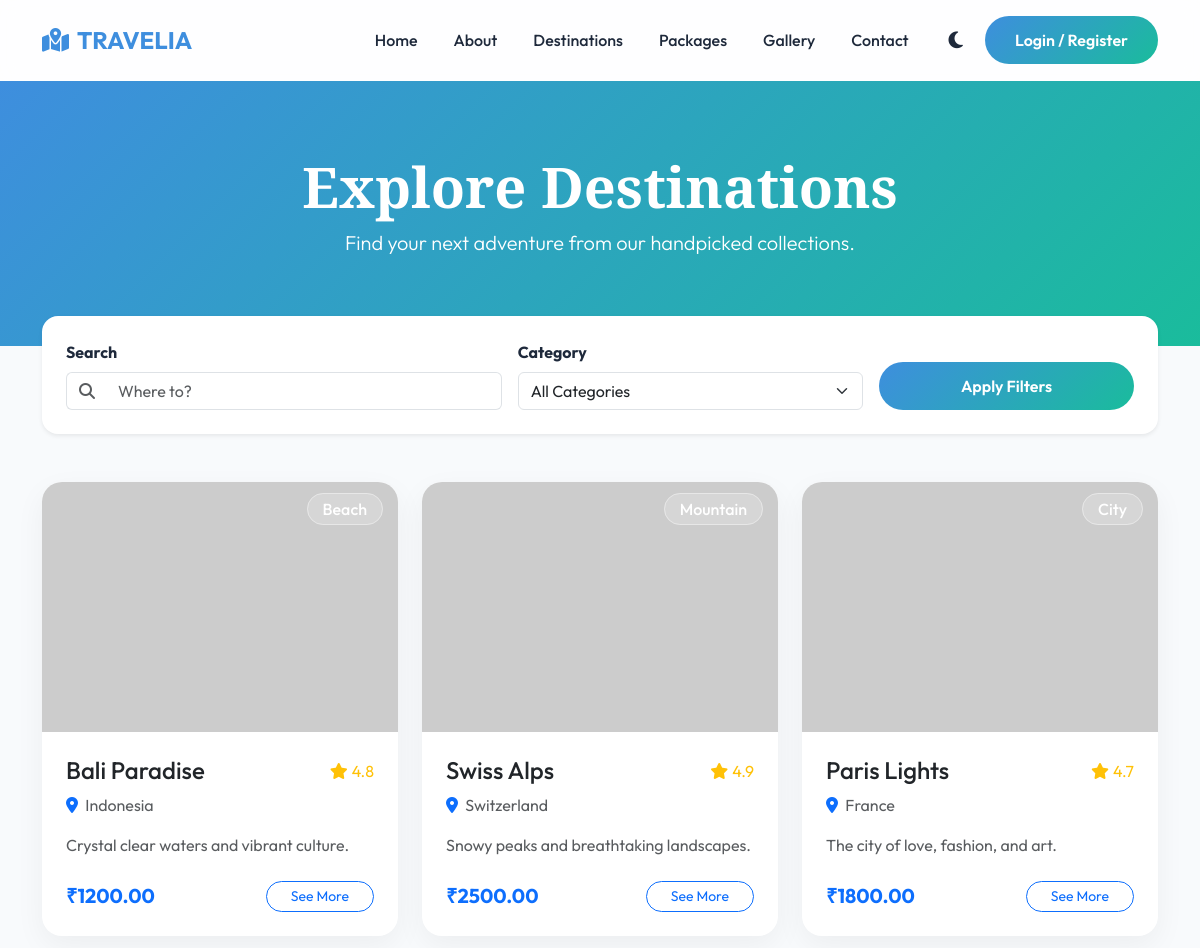
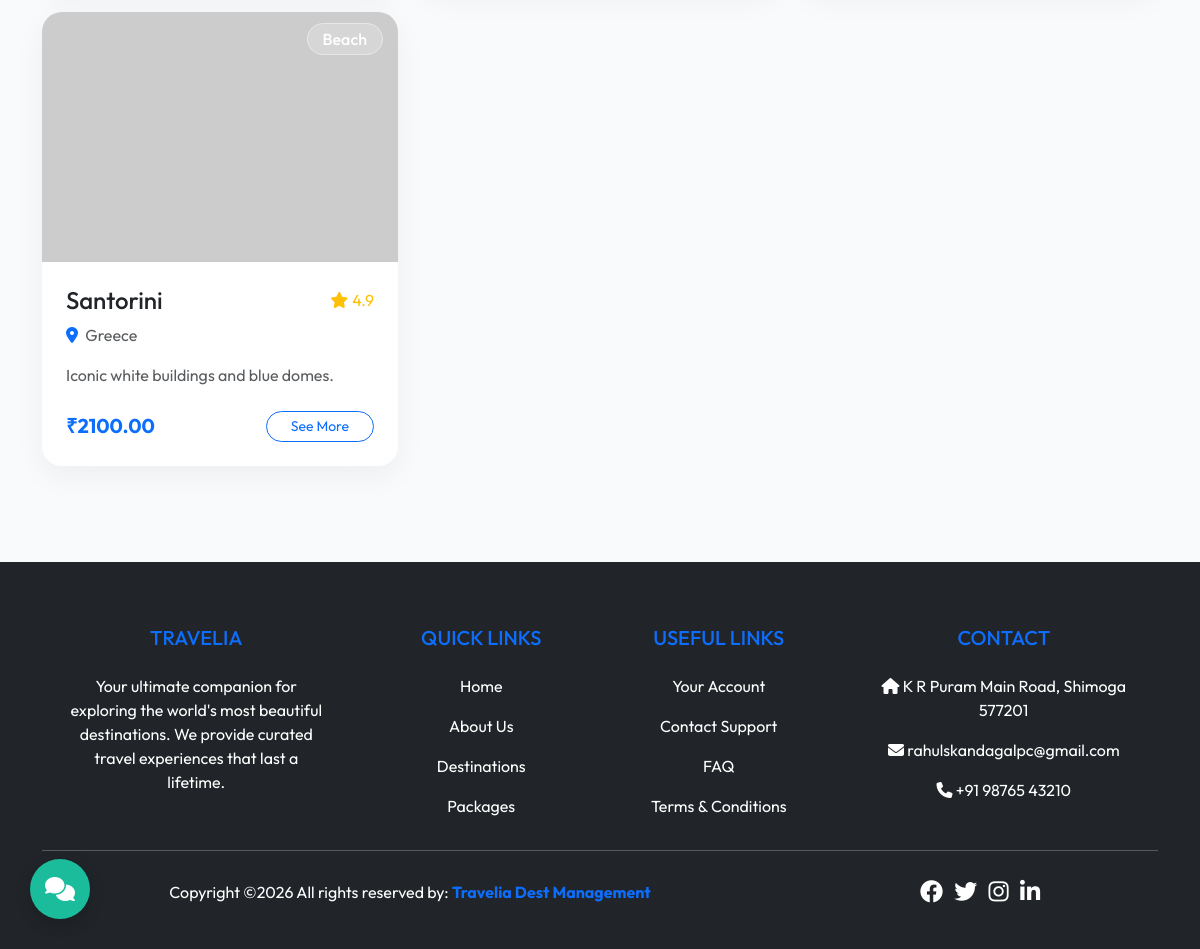
Page /destinations.php on the committed database (2 pictures, top to bottom).
### tables this page shows
CREATE TABLE `destinations` (
  `id` int(11) NOT NULL AUTO_INCREMENT,
  `title` varchar(255) NOT NULL,
  `category` varchar(100) NOT NULL,  
  `country` varchar(100) NOT NULL,
  `short_desc` text NOT NULL,
  `long_desc` longtext NOT NULL,
  `best_time` varchar(100) DEFAULT NULL,
  `travel_cost` decimal(10,2) DEFAULT NULL,
  `image_main` varchar(255) NOT NULL,
  `image_slider1` varchar(255) DEFAULT NULL,
  `image_slider2` varchar(255) DEFAULT NULL,
  `image_slider3` varchar(255) DEFAULT NULL,
  `location_map` text DEFAULT NULL,
  `attractions` text DEFAULT NULL,
  `hotels` text DEFAULT NULL,
  `is_popular` tinyint(1) DEFAULT 0,
  `rating` decimal(2,1) DEFAULT 4.5,
  `created_at` timestamp DEFAULT CURRENT_TIMESTAMP,
  PRIMARY KEY (`id`)
);

### destinations.php (the view, shortened to what this page needs)
<?php
require_once('includes/db_connect.php');
$search = isset($_GET['search']) ? clean_input($_GET['search'], $conn) : '';
$sql = "SELECT * FROM destinations WHERE 1=1";
$result = $conn->query($sql);
?>
<!DOCTYPE html>
<html lang="en">
<head>
    <link href="https://cdn.jsdelivr.net/npm/bootstrap@5.3.0/dist/css/bootstrap.min.css" rel="stylesheet">
    <link rel="stylesheet" href="https://cdnjs.cloudflare.com/ajax/libs/font-awesome/6.4.0/css/all.min.css">
    <link rel="stylesheet" href="css/style.css">
</head>
<body>
    <?php include('includes/navbar.php'); ?>
    <section class="py-5 bg-primary text-white text-center" style="background: linear-gradient(135deg, #3e8ede, #1abc9c) !important;">
        <div class="container py-4">
            <h1 class="display-4 fw-bold">Explore Destinations</h1>
            <p class="lead">Find your next adventure from our handpicked collections.</p>
        </div>
    </section>
    <div class="container mt-n5">
        <div class="bg-white rounded-4 shadow-sm p-4 reveal" style="margin-top: -30px; position: relative; z-index: 5;">
            <form action="destinations.php" method="GET" class="row g-3 align-items-end">
                <div class="col-md-5">
                    <label class="form-label fw-bold">Search</label>
                    <div class="input-group">
                        <span class="input-group-text bg-white border-end-0"><i class="fas fa-search text-muted"></i></span>
                        <input type="text" name="search" class="form-control border-start-0" placeholder="Where to?" value="<?php echo $search; ?>">
                    </div>
                </div>
                <div class="col-md-4">
                    <label class="form-label fw-bold">Category</label>
                    <select name="category" class="form-select">
                        <option value="All">All Categories</option>
                    </select>
                </div>
                <div class="col-md-3">
                    <button type="submit" class="btn btn-primary-custom w-100">Apply Filters</button>
                </div>
            </form>
        </div>
    </div>
    <section class="py-5">
        <div class="container">
            <div class="row g-4">
                <?php if ($result->num_rows > 0): ?>
                    <?php while($row = $result->fetch_assoc()): ?>
                        <div class="col-lg-4 col-md-6 reveal">
                            <div class="card dest-card h-100">
                                <div class="dest-img-wrapper">
                                    <img src="images/<?php echo $row['image_main']; ?>" class="dest-img" alt="<?php echo $row['title']; ?>" onerror="this.src='https://loremflickr.com/600/400/travel,<?php echo strtolower($row['category']); ?>,<?php echo strtolower($row['country']); ?>?random=<?php echo $row['id']; ?>'">
                                    <div class="dest-overlay">
                                        <span class="badge-glass"><?php echo $row['category']; ?></span>
                                    </div>
                                </div>
                                <div class="card-body p-4">
                                    <div class="d-flex justify-content-between align-items-center mb-2">
                                        <h4 class="card-title mb-0"><?php echo $row['title']; ?></h4>
                                        <span class="text-warning"><i class="fas fa-star me-1"></i><?php echo $row['rating']; ?></span>
                                    </div>
                                    <p class="text-muted"><i class="fas fa-map-marker-alt text-primary me-1"></i> <?php echo $row['country']; ?></p>
                                    <p class="card-text text-muted"><?php echo $row['short_desc']; ?></p>
                                    <div class="d-flex justify-content-between align-items-center mt-4">
                                        <h5 class="mb-0 text-primary fw-bold">₹<?php echo $row['travel_cost']; ?></h5>
                                        <a href="destination-details.php?id=<?php echo $row['id']; ?>" class="btn btn-outline-primary btn-sm rounded-pill px-4">See More</a>
                                    </div>
                                </div>
                            </div>
                        </div>
                    <?php endwhile; ?>
                <?php endif; ?>
            </div>
        </div>
    </section>
    <?php include('includes/footer.php'); ?>
</body>
</html>

### includes/navbar.php (shortened to what this page needs)
<nav class="navbar navbar-expand-lg navbar-light sticky-top">
    <div class="container">
        <a class="navbar-brand d-flex align-items-center" href="index.php">
            <i class="fas fa-map-marked-alt me-2"></i>
            <span>TRAVELIA</span>
        </a>
        <div class="collapse navbar-collapse" id="navbarNav">
            <ul class="navbar-nav ms-auto align-items-center">
                <li class="nav-item"><a class="nav-link" href="index.php">Home</a></li>
                <li class="nav-item"><a class="nav-link" href="about.php">About</a></li>
                <li class="nav-item"><a class="nav-link" href="destinations.php">Destinations</a></li>
                <li class="nav-item"><a class="nav-link" href="packages.php">Packages</a></li>
                <li class="nav-item"><a class="nav-link" href="gallery.php">Gallery</a></li>
                <li class="nav-item"><a class="nav-link" href="contact.php">Contact</a></li>
                <li class="nav-item ms-lg-3">
                    <button id="themeToggle" class="theme-toggle">
                        <i class="fas fa-moon"></i>
                    </button>
                </li>
                <?php if(isset($_SESSION['user_id'])): ?>
                    <li class="nav-item dropdown ms-lg-3">
                        <a class="nav-link dropdown-toggle btn btn-outline-primary rounded-pill px-4" href="#" id="userDropdown" role="button" data-bs-toggle="dropdown">
                            <i class="fas fa-user-circle me-1"></i> <?php echo explode(' ', $_SESSION['user_name'])[0]; ?>
                        </a>
                        <ul class="dropdown-menu dropdown-menu-end border-0 shadow">
                            <li><a class="dropdown-item" href="profile.php">My Profile</a></li>
                            <li><a class="dropdown-item" href="wishlist.php">Wishlist</a></li>
                            <li><hr class="dropdown-divider"></li>
                            <li><a class="dropdown-item text-danger" href="logout.php">Logout</a></li>
                        </ul>
                    </li>
                <?php else: ?>
                    <li class="nav-item ms-lg-3">
                        <a class="btn btn-primary-custom" href="login.php">Login / Register</a>
                    </li>
                <?php endif; ?>
            </ul>
        </div>
    </div>
</nav>

### includes/footer.php (shortened to what this page needs)
<footer class="bg-dark text-white pt-5 pb-4 mt-5">
    <div class="container text-center text-md-left">
        <div class="row text-center text-md-left">
            <div class="col-md-3 col-lg-3 col-xl-3 mx-auto mt-3">
                <h5 class="text-uppercase mb-4 font-weight-bold text-primary">Travelia</h5>
                <p>Your ultimate companion for exploring the world's most beautiful destinations. We provide curated travel experiences that last a lifetime.</p>
            </div>
            <div class="col-md-2 col-lg-2 col-xl-2 mx-auto mt-3">
                <h5 class="text-uppercase mb-4 font-weight-bold text-primary">Quick Links</h5>
                <p><a href="index.php" class="text-white text-decoration-none">Home</a></p>
                <p><a href="about.php" class="text-white text-decoration-none">About Us</a></p>
                <p><a href="destinations.php" class="text-white text-decoration-none">Destinations</a></p>
                <p><a href="packages.php" class="text-white text-decoration-none">Packages</a></p>
            </div>
            <div class="col-md-3 col-lg-2 col-xl-2 mx-auto mt-3">
                <h5 class="text-uppercase mb-4 font-weight-bold text-primary">Useful links</h5>
                <p><a href="register.php" class="text-white text-decoration-none">Your Account</a></p>
                <p><a href="contact.php" class="text-white text-decoration-none">Contact Support</a></p>
                <p><a href="faq.php" class="text-white text-decoration-none">FAQ</a></p>
                <p><a href="terms.php" class="text-white text-decoration-none">Terms & Conditions</a></p>
            </div>
            <div class="col-md-4 col-lg-3 col-xl-3 mx-auto mt-3">
                <h5 class="text-uppercase mb-4 font-weight-bold text-primary">Contact</h5>
                <p><i class="fas fa-home mr-3"></i> K R Puram Main Road, Shimoga 577201</p>
                <p><i class="fas fa-envelope mr-3"></i> rahulskandagalpc@gmail.com</p>
                <p><i class="fas fa-phone mr-3"></i> +91 98765 43210</p>
            </div>
        </div>
        <hr class="mb-4">
        <div class="row align-items-center">
            <div class="col-md-7 col-lg-8">
                <p>Copyright ©2026 All rights reserved by:
                    <a href="#" class="text-decoration-none">
                        <strong class="text-primary">Travelia Dest Management</strong>
                    </a>
                </p>
            </div>
            <div class="col-md-5 col-lg-4">
                <div class="text-center text-md-right">
                    <ul class="list-unstyled list-inline">
                        <li class="list-inline-item"><a href="#" class="btn-floating btn-sm text-white" style="font-size: 23px;"><i class="fab fa-facebook"></i></a></li>
                        <li class="list-inline-item"><a href="#" class="btn-floating btn-sm text-white" style="font-size: 23px;"><i class="fab fa-twitter"></i></a></li>
                        <li class="list-inline-item"><a href="#" class="btn-floating btn-sm text-white" style="font-size: 23px;"><i class="fab fa-instagram"></i></a></li>
                        <li class="list-inline-item"><a href="#" class="btn-floating btn-sm text-white" style="font-size: 23px;"><i class="fab fa-linkedin-in"></i></a></li>
                    </ul>
                </div>
            </div>
        </div>
    </div>
</footer>
<button id="chatbotBtn" class="chatbot-btn">
    <i class="fas fa-comments"></i>
</button>

### css/style.css (style rules this page uses)
:root { --primary-color: #3e8ede; --secondary-color: #1abc9c; --dark-bg: #0f172a; --light-bg: #f8fafc; --glass-bg: rgba(255, 255, 255, 0.1); --glass-border: rgba(255, 255, 255, 0.2); --text-main: #1e293b; --text-muted: #64748b; --transition-smooth: all 0.4s cubic-bezier(0.165, 0.84, 0.44, 1); --gold-accent: #fbbf24; }
body { font-family: 'Outfit', sans-serif; background-color: var(--light-bg); color: var(--text-main); transition: var(--transition-smooth); overflow-x: hidden; }
h1, h2, h3, .brand-font { font-family: 'Playfair Display', serif; }
.navbar { background: rgba(255, 255, 255, 0.8) !important; backdrop-filter: blur(10px); border-bottom: 1px solid var(--glass-border); padding: 1rem 0; transition: var(--transition-smooth); }
.navbar-brand { font-weight: 700; font-size: 1.5rem; color: var(--primary-color) !important; }
.nav-link { font-weight: 500; color: var(--text-main) !important; margin: 0 10px; position: relative; }
.nav-link::after { content: ''; position: absolute; width: 0; height: 2px; bottom: -5px; left: 0; background: var(--primary-color); transition: var(--transition-smooth); }
.dest-card { height: 100%; border: none; border-radius: 20px; overflow: hidden; box-shadow: 0 10px 30px rgba(0,0,0,0.05); }
.dest-img-wrapper { position: relative; height: 250px; overflow: hidden; }
.dest-img { width: 100%; height: 100%; object-fit: cover; transition: transform 0.6s ease; }
.dest-overlay { position: absolute; top: 15px; right: 15px; }
.badge-glass { background: rgba(255, 255, 255, 0.2); backdrop-filter: blur(5px); border: 1px solid rgba(255,255,255,0.4); color: white; padding: 5px 15px; border-radius: 50px; font-weight: 500; }
.btn-primary-custom { background: linear-gradient(135deg, var(--primary-color), var(--secondary-color)); border: none; padding: 12px 30px; border-radius: 50px; color: white; font-weight: 600; transition: var(--transition-smooth); }
.animate-up { animation: fadeInUp 0.8s forwards; }
.theme-toggle { cursor: pointer; font-size: 1.2rem; color: var(--text-main); display: flex; align-items: center; border: none; background: none; }

### includes/footer.php (style rules this page uses)
.chatbot-btn { position: fixed; bottom: 30px; left: 30px; width: 60px; height: 60px; background: var(--secondary-color); color: white; border-radius: 50%; display: flex; align-items: center; justify-content: center; font-size: 24px; box-shadow: 0 5px 15px rgba(0,0,0,0.2); border: none; z-index: 1000; }

### rows in the picture
destinations: category "Beach", title "Bali Paradise", rating "4.8", country "Indonesia", short_desc "Crystal clear waters and vibrant culture.", travel_cost "1200.00"
destinations: category "Mountain", title "Swiss Alps", rating "4.9", country "Switzerland", short_desc "Snowy peaks and breathtaking landscapes.", travel_cost "2500.00"
destinations: category "City", title "Paris Lights", rating "4.7", country "France", short_desc "The city of love, fashion, and art.", travel_cost "1800.00"
destinations: category "Beach", title "Santorini", rating "4.9", country "Greece", short_desc "Iconic white buildings and blue domes.", travel_cost "2100.00"
